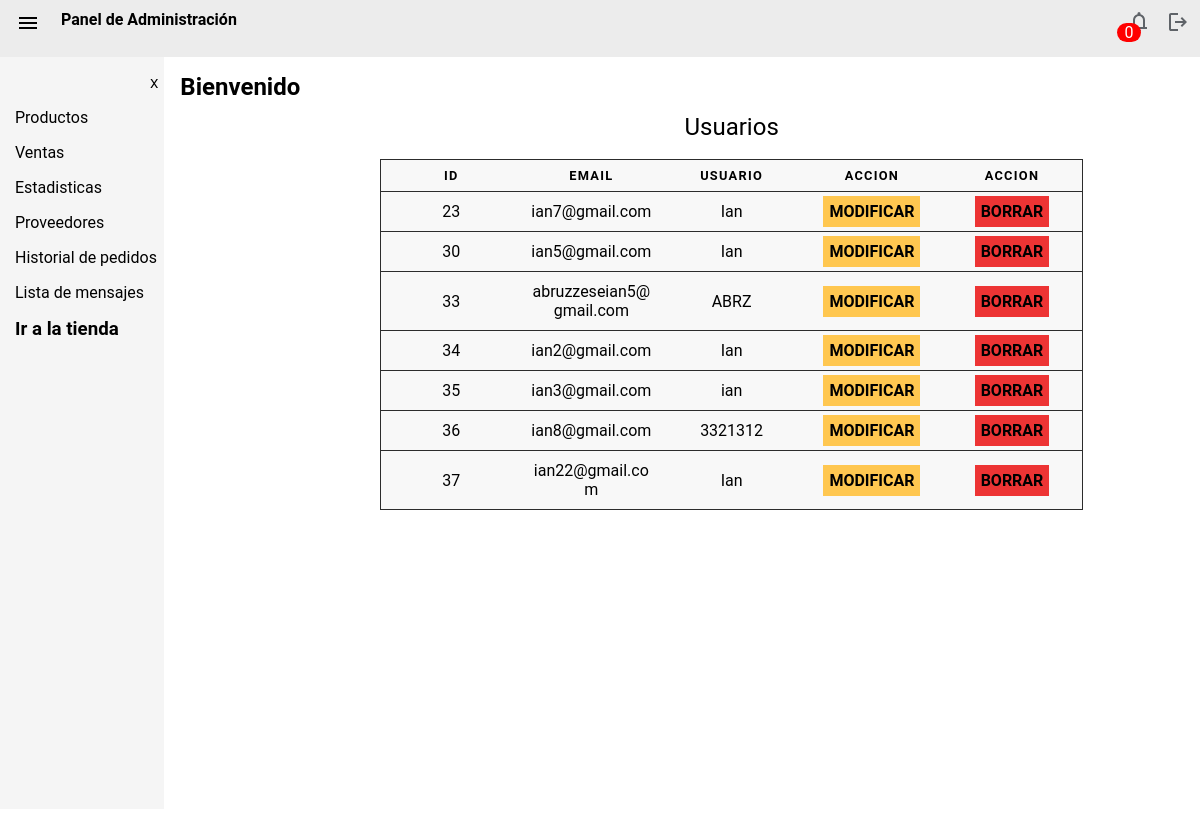
/index.php (signed in), run on an earlier commit of the app's database.
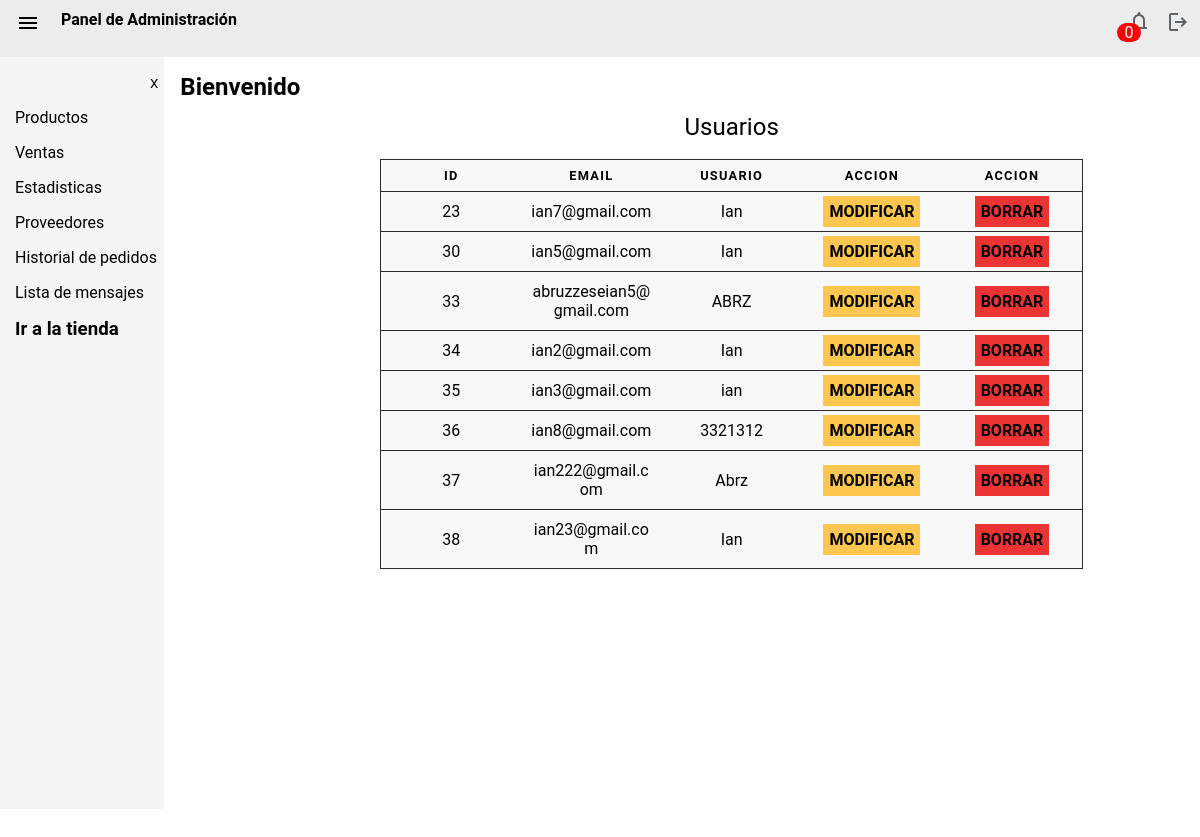
And on a later commit of the database.
### tables this page shows
CREATE TABLE `usuarios` (
  `id` int(11) NOT NULL,
  `email` varchar(60) NOT NULL,
  `username` varchar(60) NOT NULL,
  `password` varchar(255) NOT NULL
);

### mostrarUsuarios.php (the view, shortened to what this page needs)
<?php
    $conn = conexion();
    $sql = "SELECT * FROM usuarios";
    $result = $conn -> query($sql);
?>
<!DOCTYPE html>
<html lang="en">
<head>
</head>
<link rel="stylesheet" href="./css/mostrarusuarios.css">
<link rel="stylesheet" href="./css/navbar.css">
<link rel="stylesheet" href="https://cdn.datatables.net/2.0.7/css/dataTables.dataTables.css">
<body>
    <!-- <?php
        include_once("./api/navbar.php")
    ?> -->
    <div class="main-container">
    <!-- <?php
    include("./api/sidebar.php")
    ?> -->
    <div class="content">
    <table id = "myTable" class="table-products">
        <caption>Usuarios</caption>
        <thead>
            <tr>
                <th scope="col">ID</th>
                <th scope="col">Email</th>
                <th scope="col">Usuario</th>
            <th scope="col">Accion</th>
            <th scope="col">Accion</th>
        </tr>
    </thead>
    <tbody>
    <?php
if ($result->num_rows > 0) {
    while ($row = $result->fetch_assoc()) {
        echo "<tr>";
        echo "<td data-label='ID'>" . $row["id"] . " "."</td>";
        echo "<td data-label='Email'>" . $row["email"] ." ". "</td>";
        echo "<td data-label='Usuario'>" . $row["username"] . " "."</td>";
        echo "<td data-label='Accion'><a href='modificarUsuarios.php?id=" . $row['id'] . "'id='crudM'>MODIFICAR</a></td>";
        echo "<td data-label='Accion'><a href='borrarUsuarios.php?id=" . $row['id'] . "'id='crudBorrar'>BORRAR</a></td>";
        echo "</tr>";
    }
} else {
    echo "NO HAY REGISTROS";
}
?>
        </tbody>
    </table>
    </div>
    </div>
</body>
</html>

What changed in the data, as far as the page shows it:
changed usuarios id 37: email "ian22@gmail.com" → "ian222@gmail.com"; username "Ian" → "Abrz"
added usuarios: id "38", email "ian23@gmail.com", username "Ian"
